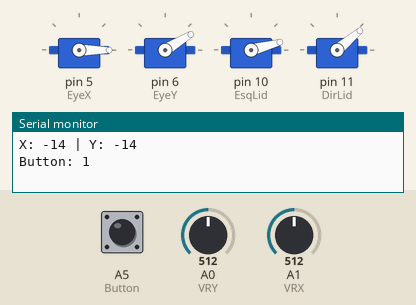
Simulated run of this sketch. Board: Arduino Uno, built with avr-gcc and run on an emulated ATmega328P. Parts: 4 × servo, the last lines printed to the serial monitor. The test bench sets the inputs (shaded band); at power-on: A5 (Button) HIGH, A1 (VRX) = 512, A0 (VRY) = 512.

Above: at 1.2 s.
1.3 s: A5 (Button) pulled LOW for 0.15 s
At 2.6 s:
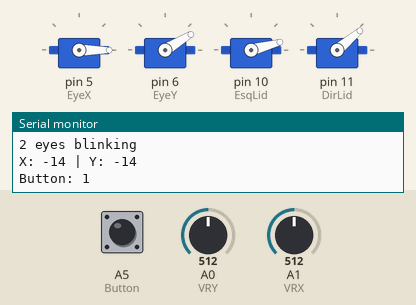
2.9 s: A1 (VRX) set to 716
At 3.4 s:
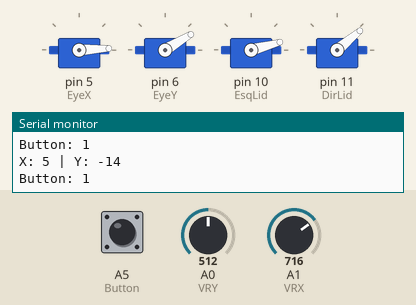
4.4 s: A0 (VRY) set to 716
At 5.6 s:
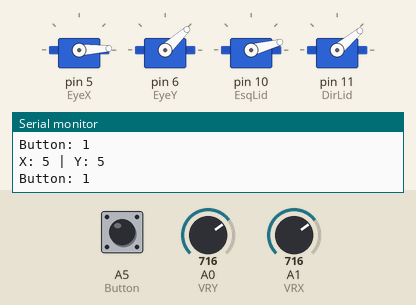
5.9 s: A5 (Button) pulled LOW for 1 s
At 6.9 s:
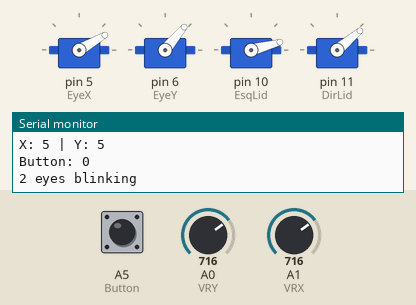
8.4 s: A0 (VRY) set to 612
9.9 s: A0 (VRY) set to 586
Timing chart, 0 to 12.4 s (numbered marks = the images above; inputs shaded):
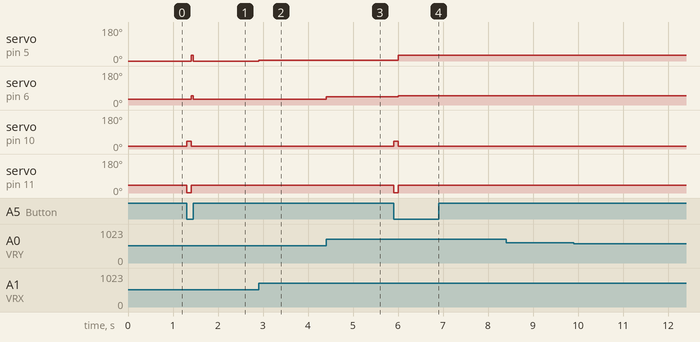

The sketch:

joystick_control.ino
```cpp
#import <Servo.h>

struct {
  #define VRX A1
  #define VRY A0
  #define Button A5
  int x = 512;
  int y = 512;
  int but = 0;
  int last_but = 0;
  int last_x = 512;
  int last_y = 512;
  void setup(){
    pinMode(VRX, INPUT);
    pinMode(VRY, INPUT);
    pinMode(Button, INPUT_PULLUP);
  }
  void refresh(){
    last_x = x;
    last_y = y;
    last_but = but;
    x = int(analogRead(VRX)*100/1024);
    y = int(analogRead(VRY)*100/1024);
    but = digitalRead(Button);
  }
  int has_changes(int x_offset, int y_offset){
    int diff = x-last_x;
    if(diff > x_offset || diff < x_offset*-1){
      return 1;
    }
    diff = y-last_y;
    if(diff > y_offset || diff < y_offset*-1){
      return 1;
    }
    if(but != last_but){
      return 1;
    }
    return 0;
  }
} joy;

struct{
  Servo EyeX, EyeY, EsqLid, DirLid, EsqEyeBrown, DirEyeBrown;
  void setup() {
    // put your setup code here, to run once:
    EyeX.attach(5);
    EyeY.attach(6);
    EsqLid.attach(10);
    DirLid.attach(11);
    Serial.begin(9600);
    EyeX.write(30);
    EyeY.write(50);
    EsqLid.write(15);
    DirLid.write(40);
  }
  void move_to_default(){
    EyeX.write(30);
    EyeY.write(50);
    EsqLid.write(15);
    DirLid.write(40);
  }
  void blink(){
    Serial.println("2 eyes blinking");
    EsqLid.write(40);
    DirLid.write(1);
    delay(100);
    move_to_default();
  }
  void move_eyes(int x,int y){
    EyeX.write(0.6*x);
    EyeY.write((0.6*y) + 40);
  }
}face;

/*
eixo y dos olhos varia de 40 a 100
eixo x 1 a 60
esq fechado = 1 aberto = 40
dir fechado = 50 aberto = 1

*/


void Face_control(){
  joy.refresh();
  if(joy.has_changes(10,10)){
    Serial.print("X: ");
    Serial.print(joy.x);
    Serial.print(" | Y: ");
    Serial.println(joy.y);
    Serial.print("Button: ");
    Serial.println(joy.but);
    face.move_eyes(joy.x, joy.y);
    if(!joy.but){
      face.blink();
    }
  }
}
void testing_joy(){
  // put your main code here, to run repeatedly:
  joy.refresh();
  if(joy.has_changes(10, 10)){
    Serial.print("X: ");
    Serial.print(joy.x);
    Serial.print(" | Y: ");
    Serial.println(joy.y);
    Serial.print("Button: ");
    Serial.println(joy.but);
  }
}
void setup() {
  // put your setup code here, to run once:
  Serial.begin(9600);
  joy.setup();
  face.setup();
}

void loop() {
  Face_control();
  testing_joy();
}
```

Measured:
- after the input at 1.3 s, servo on pin 5 (EyeX): 0° → 30° after 0.10 s, → 0° 0.05 s later; servo on pin 6 (EyeY): 31° → 50° after 0.10 s, → 31° 0.05 s later; servo on pin 10 (EsqLid): 15° → 40° at once, → 15° 0.10 s later; servo on pin 11 (DirLid): 40° → 1° at once, → 40° 0.10 s later
- after the input at 2.9 s, servo on pin 5 (EyeX): 0° → 3° at once
- after the input at 4.4 s, servo on pin 6 (EyeY): 31° → 43° at once
- after the input at 5.9 s, servo on pin 5 (EyeX): 3° → 30° after 0.10 s; servo on pin 6 (EyeY): 43° → 50° after 0.10 s; servo on pin 10 (EsqLid): 15° → 40° at once, → 15° 0.10 s later; servo on pin 11 (DirLid): 40° → 1° at once, → 40° 0.10 s later
- after the input at 8.4 s, every drawn part: stays the same
- after the input at 9.9 s, every drawn part: stays the same
